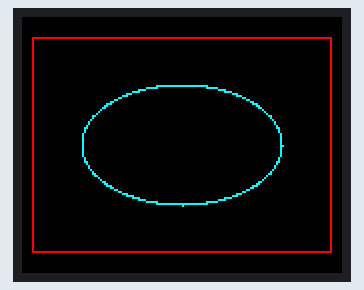
Bench run of a sketch on a simulated Arduino Uno, built with avr-gcc and run on an emulated ATmega328P. Parts: 160×128 colour display.

Above: at 0.2 s.

The sketch:

drawEllipse01_a.ino
```cpp
/*
	draw ellipse
*/

#include <TFT.h>  // Arduino LCD library
#include <SPI.h>

// pin definition for the Uno
#define cs   10
#define dc   9
#define rst  8

// pin definition for the Leonardo
// #define cs   7
// #define dc   0
// #define rst  1

TFT TFTscreen = TFT(cs, dc, rst);

// Some ready-made 16-bit ('565') color settings:
#define COLOR_BLACK 0x0000
#define COLOR_WHITE 0xFFFF
#define COLOR_RED 0xF800
#define COLOR_GREEN 0x07E0
#define COLOR_BLUE 0x001F
#define COLOR_CYAN 0x07FF
#define COLOR_MAGENTA 0xF81F
#define COLOR_YELLOW 0xFFE0
#define COLOR_ORANGE 0xFC00

// ball parameters
int ballX=50, ballY=0, oldBallX=0, oldBallY=0;
int ballW=5,ballH=5;
float fballY=0,fballX=50;
//coordenadas del centro
float cx=80,cy=64;

// court parameters
int courtX=5,courtY=10,courtW=150,courtH=108;
int courtTopLine=0,courtBottomLine=0,courtLeftLine=0,courtRightLine=0;

// ball move state
enum state_t {	s0,s1};
state_t state=s0;

void setup() {
	// initialize the display
	TFTscreen.begin();
	// black background
	TFTscreen.background(0, 0, 0);

	// draw court
	TFTscreen.drawRect(courtX, courtY, courtW,courtH,0xF800);

	// court limits
	courtTopLine=courtY;
	courtBottomLine=courtY+courtH;
	courtLeftLine=courtY;
	courtRightLine=courtX+courtW;

	drawEllipse(80,64,50,30,COLOR_CYAN);

	delay(1000);
}

void loop() {
	TFTscreen.drawRect(5, 10, 150, 108,0xF800);
	delay(20);
}

//******************************  draw ellipse  ***************************

void drawEllipse(int x,int y,int u,int v,word thecolor){
	float theta=0; //radianes
	int alpha=0;   //degrees
	for(alpha=0;alpha<=360;alpha++){
		fballX=u*cos(theta)+x;
		fballY=y-v*sin(theta);  //reverse Y coordinates

		ballX=fballX;
		ballY=fballY;

		if(alpha<360) alpha+=1;
		else alpha=0;

		theta=PI*alpha/180;

		TFTscreen.drawPixel(ballX,ballY,thecolor);
	}
}

//*************************************************************************
```
